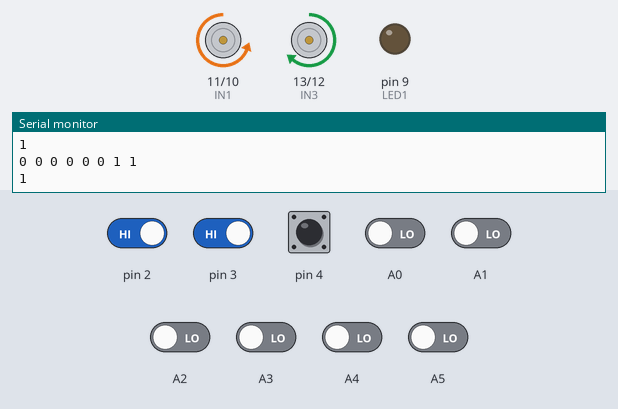
The sketch below on a simulated Arduino Uno, built with avr-gcc and run on an emulated ATmega328P. Parts: motor-driver pin pairs drawn as motors (green arrow = first pin HIGH = forward, orange = second pin HIGH = backward, longer = more drive, scaled by the enable pin), output pins drawn as LEDs (lit = HIGH), the last lines printed to the serial monitor. The test bench sets the inputs (shaded band); at power-on: pin 2–4 HIGH, A0–5 LOW.

Above: at 2.8 s.
2.9 s: pin 3 driven LOW
At 4.5 s:
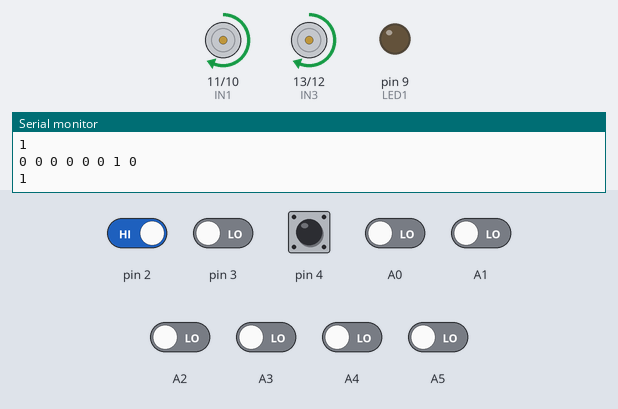
5.5 s: pin 2 driven LOW
At 8.1 s:
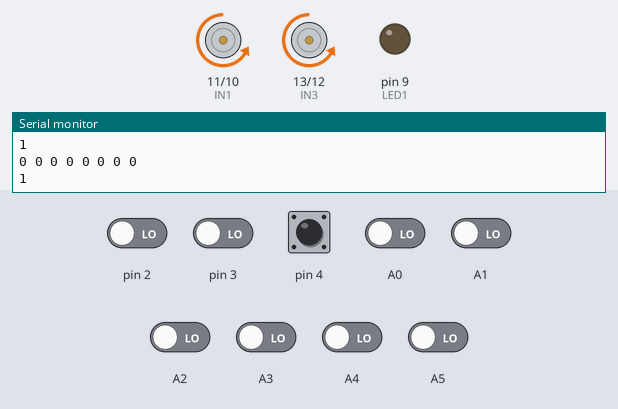
8.5 s: A0 driven HIGH
At 10.5 s:
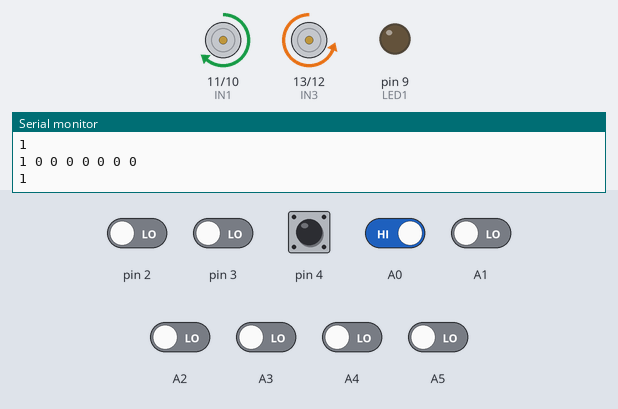
11.5 s: A0 driven LOW
At 14.0 s:
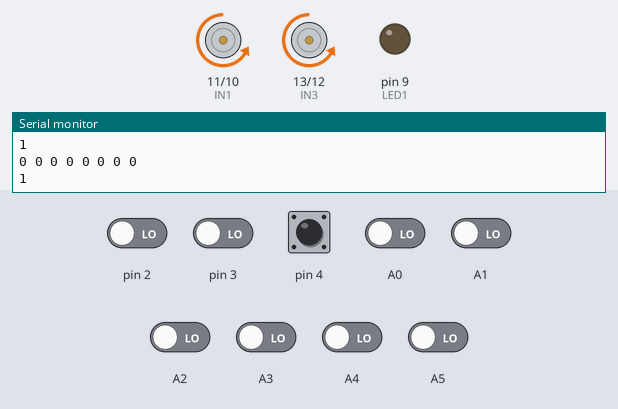
14.5 s: pin 2 driven HIGH
At 16.4 s:
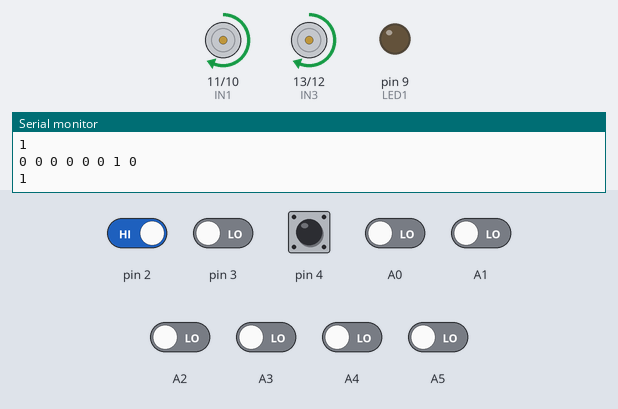
Timing chart, 0 to 17.9 s (numbered marks = the images above; inputs shaded):
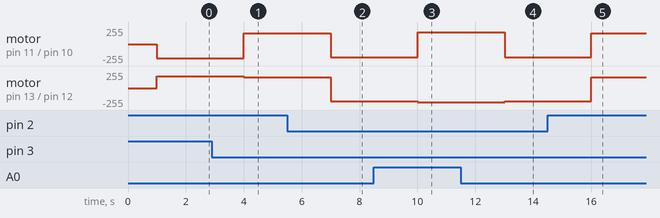

The sketch:

intra_code.ino
```cpp
int s1;
int s2;
int s3;
int s4;
int s5;
int s6;
int s7;
int s8;
int s9;

const int trigPin = 8;
const int echoPin = 7;
const int LED1 = 9;

int duration = 0;
int distance = 0;


const int ENA = 6;
const int IN1=11;//right side of motor when you see bot from back
const int IN2=10;
const int ENB = 5;//left side of motor when you see bot from back
const int IN3=13;
const int IN4=12;
void setup()
{
  // put your setup code here, to run once:
  pinMode(trigPin , OUTPUT);
  pinMode(echoPin , INPUT);
  pinMode(LED1 , OUTPUT);
  pinMode(A0,INPUT);
  pinMode(A1,INPUT);
  pinMode(A2,INPUT);
  pinMode(A3,INPUT);
  pinMode(A4,INPUT);
  pinMode(A5,INPUT);
  pinMode(2,INPUT);
  pinMode(3,INPUT);
  pinMode(4,INPUT);


  pinMode(IN1,OUTPUT);
  pinMode(IN2,OUTPUT);
  pinMode(IN3,OUTPUT);
  pinMode(IN4,OUTPUT);
  Serial.begin(9600);

  //forward();
  //delay(2000);
}

void loop()
{


  s1=digitalRead(A0);
  s2=digitalRead(A1);
  s3=digitalRead(A2);
  s4=digitalRead(A3);
  s5=digitalRead(A4);
  s6=digitalRead(A5);
  s7=digitalRead(2);
  s8=digitalRead(3);
   s9=digitalRead(4);


  Serial.print(s1);

  Serial.print(" ");
  Serial.print(s2);
  Serial.print(" ");
  Serial.print(s3);
  Serial.print(" ");
  Serial.print(s4);
  Serial.print(" ");
  Serial.print(s5);
  Serial.print(" ");
  Serial.print(s6);
  Serial.print(" ");
  Serial.print(s7);
  Serial.print(" ");
  Serial.print(s8);
  Serial.println(" ");

  Serial.print(s9);
  Serial.println(" ");
  delay (1000);


  //black=1
  //white=0
  //forward
  if(
  ((s1==0)&&(s2==0)&&(s3==0)&&(s4==1)&&(s5==1)&&(s6==0)&&(s7==0)&&(s8==0))||
  ((s1==0)&&(s2==0)&&(s3==1)&&(s4==1)&&(s5==1)&&(s6==1)&&(s7==0)&&(s8==0))||
  ((s1==0)&&(s2==1)&&(s3==1)&&(s4==1)&&(s5==1)&&(s6==1)&&(s7==1)&&(s8==0))
   //((s1==1)&&(s2==1)&&(s3==1)&&(s4==1)&&(s5==1)&&(s6==1)&&(s7==1)&&(s8==1))
  )
  {
    forward();

  }
  //right
  else if(
  ((s1==0)&&(s2==1)&&(s3==1)&&(s4==1)&&(s5==1)&&(s6==1)&&(s7==1)&&(s8==1))||
  ((s1==0)&&(s2==0)&&(s3==1)&&(s4==1)&&(s5==1)&&(s6==1)&&(s7==1)&&(s8==1))||
  ((s1==0)&&(s2==0)&&(s3==0)&&(s4==1)&&(s5==1)&&(s6==1)&&(s7==1)&&(s8==1))||
  ((s1==0)&&(s2==0)&&(s3==0)&&(s4==0)&&(s5==1)&&(s6==1)&&(s7==1)&&(s8==1))||
  ((s1==0)&&(s2==0)&&(s3==0)&&(s4==0)&&(s5==0)&&(s6==1)&&(s7==1)&&(s8==1))||
  ((s1==0)&&(s2==0)&&(s3==0)&&(s4==0)&&(s5==0)&&(s6==0)&&(s7==1)&&(s8==1))||
  ((s1==0)&&(s2==0)&&(s3==0)&&(s4==0)&&(s5==0)&&(s6==0)&&(s7==0)&&(s8==1))||
  ((s1==0)&&(s2==0)&&(s3==0)&&(s4==0)&&(s5==0)&&(s6==1)&&(s7==1)&&(s8==0))||
  ((s1==0)&&(s2==0)&&(s3==0)&&(s4==0)&&(s5==1)&&(s6==1)&&(s7==0)&&(s8==0))||
  ((s1==0)&&(s2==0)&&(s3==0)&&(s4==0)&&(s5==1)&&(s6==1)&&(s7==1)&&(s8==0))||
  ((s1==0)&&(s2==0)&&(s3==0)&&(s4==1)&&(s5==1)&&(s6==1)&&(s7==0)&&(s8==0))||
  ((s1==0)&&(s2==0)&&(s3==0)&&(s4==1)&&(s5==1)&&(s6==1)&&(s7==1)&&(s8==0))||
  ((s1==0)&&(s2==0)&&(s3==1)&&(s4==1)&&(s5==1)&&(s6==1)&&(s7==1)&&(s8==0))||
  ((s1==1)&&(s2==0)&&(s3==1)&&(s4==1)&&(s5==1)&&(s6==1)&&(s7==1)&&(s8==1))||
  ((s1==1)&&(s2==1)&&(s3==0)&&(s4==1)&&(s5==1)&&(s6==1)&&(s7==1)&&(s8==1))||
  ((s1==1)&&(s2==1)&&(s3==1)&&(s4==0)&&(s5==1)&&(s6==1)&&(s7==1)&&(s8==1))||
  ((s1==1)&&(s2==0)&&(s3==0)&&(s4==1)&&(s5==1)&&(s6==1)&&(s7==1)&&(s8==1))||
  ((s1==1)&&(s2==1)&&(s3==0)&&(s4==0)&&(s5==1)&&(s6==1)&&(s7==1)&&(s8==1))||
  ((s1==1)&&(s2==0)&&(s3==0)&&(s4==0)&&(s5==1)&&(s6==1)&&(s7==1)&&(s8==1))||
  ((s1==1)&&(s2==1)&&(s3==0)&&(s4==0)&&(s5==0)&&(s6==1)&&(s7==1)&&(s8==1))||
  ((s1==1)&&(s2==0)&&(s3==0)&&(s4==0)&&(s5==0)&&(s6==1)&&(s7==1)&&(s8==1))||
  ((s1==1)&&(s2==0)&&(s3==0)&&(s4==0)&&(s5==0)&&(s6==0)&&(s7==1)&&(s8==1))
  )
  {
    right();
  }
  else if(
  ((s1==1)&&(s2==1)&&(s3==1)&&(s4==1)&&(s5==1)&&(s6==1)&&(s7==1)&&(s8==0))||
  ((s1==1)&&(s2==1)&&(s3==1)&&(s4==1)&&(s5==1)&&(s6==1)&&(s7==0)&&(s8==0))||
  ((s1==1)&&(s2==1)&&(s3==1)&&(s4==1)&&(s5==1)&&(s6==0)&&(s7==0)&&(s8==0))||
  ((s1==1)&&(s2==1)&&(s3==1)&&(s4==1)&&(s5==0)&&(s6==0)&&(s7==0)&&(s8==0))||
  ((s1==1)&&(s2==1)&&(s3==1)&&(s4==0)&&(s5==0)&&(s6==0)&&(s7==0)&&(s8==0))||
  ((s1==1)&&(s2==1)&&(s3==0)&&(s4==0)&&(s5==0)&&(s6==0)&&(s7==0)&&(s8==0))||
  ((s1==1)&&(s2==0)&&(s3==0)&&(s4==0)&&(s5==0)&&(s6==0)&&(s7==0)&&(s8==0))||
  ((s1==0)&&(s2==1)&&(s3==1)&&(s4==0)&&(s5==0)&&(s6==0)&&(s7==0)&&(s8==0))||
  ((s1==0)&&(s2==0)&&(s3==1)&&(s4==1)&&(s5==0)&&(s6==0)&&(s7==0)&&(s8==0))||
  ((s1==0)&&(s2==1)&&(s3==1)&&(s4==1)&&(s5==0)&&(s6==0)&&(s7==0)&&(s8==0))||
  ((s1==0)&&(s2==0)&&(s3==1)&&(s4==1)&&(s5==1)&&(s6==0)&&(s7==0)&&(s8==0))||
  ((s1==0)&&(s2==1)&&(s3==1)&&(s4==1)&&(s5==1)&&(s6==0)&&(s7==0)&&(s8==0))||
  ((s1==0)&&(s2==1)&&(s3==1)&&(s4==1)&&(s5==1)&&(s6==1)&&(s7==0)&&(s8==0))||
  ((s1==1)&&(s2==1)&&(s3==1)&&(s4==1)&&(s5==0)&&(s6==1)&&(s7==1)&&(s8==1))||
  ((s1==1)&&(s2==1)&&(s3==1)&&(s4==1)&&(s5==1)&&(s6==0)&&(s7==1)&&(s8==1))||
  ((s1==1)&&(s2==1)&&(s3==1)&&(s4==1)&&(s5==1)&&(s6==1)&&(s7==0)&&(s8==1))||
  ((s1==1)&&(s2==1)&&(s3==1)&&(s4==1)&&(s5==0)&&(s6==0)&&(s7==1)&&(s8==1))||
  ((s1==1)&&(s2==1)&&(s3==1)&&(s4==1)&&(s5==1)&&(s6==0)&&(s7==0)&&(s8==1))||
  ((s1==1)&&(s2==1)&&(s3==1)&&(s4==0)&&(s5==0)&&(s6==0)&&(s7==1)&&(s8==1))||
  ((s1==1)&&(s2==1)&&(s3==1)&&(s4==1)&&(s5==0)&&(s6==0)&&(s7==0)&&(s8==1))||
  ((s1==1)&&(s2==1)&&(s3==1)&&(s4==0)&&(s5==0)&&(s6==0)&&(s7==0)&&(s8==1))||
  ((s1==1)&&(s2==1)&&(s3==0)&&(s4==0)&&(s5==0)&&(s6==0)&&(s7==0)&&(s8==1))

  )
  {
    left();
  }
  else if((s1==0)&&(s2==0)&&(s3==0)&&(s4==0)&&(s5==0)&&(s6==0)&&(s7==0)&&(s8==0)){
    //motor_stop();
   //delayMicroseconds(1);
    motor_rev();
    delayMicroseconds(2);
  }
  else if((s1==1)&&(s2==1)&&(s3==1)&&(s4==1)&&(s5==1)&&(s6==1)&&(s7==1)&&(s8==1)){
   forward();
  delayMicroseconds(150);
    analogWrite(LED1, 255);
     delayMicroseconds(1);
   analogWrite(LED1, 0);


  if((s1==1)&&(s2==1)&&(s3==1)&&(s4==1)&&(s5==1)&&(s6==1)&&(s7==1)&&(s8==1)&&(s9==0)){
    motor_stop();
  }

  }


  else {
    forward1();

    }

//  digitalWrite(trigPin, LOW);     //here things are commented out with help of slash
//  delayMicroseconds(2);
//  digitalWrite(trigPin, HIGH);
//  delayMicroseconds(10);
//  digitalWrite(trigPin, LOW);
//  duration = pulseIn(echoPin, HIGH);
//  distance = duration * 0.034/2;
//  Serial.print("distance:----");
//
//Serial.println(distance);
//
//  if ( distance <= 10 )
//  {
//    digitalWrite(LED1, HIGH);
//    delayMicroseconds(1);
//
//  }
//  else
//  {
//    digitalWrite(LED1, LOW);
//  }


}
void forward()
{
  digitalWrite(IN1, HIGH);
  digitalWrite(IN2, LOW);
  analogWrite(ENA, 200);
  digitalWrite(IN3, HIGH);
  digitalWrite(IN4, LOW);
  analogWrite(ENB, 200);
   //delayMicroseconds(1);
}
void forward1()
{
  digitalWrite(IN1, HIGH);
  digitalWrite(IN2, LOW);
  analogWrite(ENA, 160);
  digitalWrite(IN3, HIGH);
  digitalWrite(IN4, LOW);
  analogWrite(ENB, 160);
   //delayMicroseconds(1);
}

void right()
{
  digitalWrite(IN1, LOW);
  digitalWrite(IN2, HIGH);
  analogWrite(ENA, 210);
  digitalWrite(IN3, HIGH);
  digitalWrite(IN4, LOW);
  analogWrite(ENB, 180);
  //delayMicroseconds(5);
}

void left()
{
  digitalWrite(IN1, HIGH);
  digitalWrite(IN2, LOW);
  analogWrite(ENA, 180);
  digitalWrite(IN3, LOW);
  digitalWrite(IN4, HIGH);
  analogWrite(ENB, 210);
  //delayMicroseconds(5);
}

void motor_stop()
{
  digitalWrite(IN1, LOW);
  digitalWrite(IN2, LOW);
  analogWrite(ENA, 0);
  digitalWrite(IN3, LOW);
  digitalWrite(IN4, LOW);
  analogWrite(ENB, 0);
}
void motor_rev()
{
  digitalWrite(IN1, LOW);
  digitalWrite(IN2, HIGH);
  analogWrite(ENA, 200);
  digitalWrite(IN3, LOW);
  digitalWrite(IN4, HIGH);
  analogWrite(ENB, 200);
}
```

Measured:
- after the input at 2.9 s, motor on pin 11 (IN1) / pin 10 (IN2): backward 210/255 → forward 160/255 after 1.1 s; motor on pin 13 (IN3) / pin 12 (IN4): forward 180/255 → forward 160/255 after 1.1 s
- after the input at 5.5 s, motor on pin 11 (IN1) / pin 10 (IN2), motor on pin 13 (IN3) / pin 12 (IN4): forward 160/255 → backward 200/255 after 1.5 s
- after the input at 8.5 s, motor on pin 11 (IN1) / pin 10 (IN2): backward 200/255 → forward 180/255 after 1.5 s; motor on pin 13 (IN3) / pin 12 (IN4): backward 200/255 → backward 210/255 after 1.5 s
- after the input at 11.5 s, motor on pin 11 (IN1) / pin 10 (IN2): forward 180/255 → backward 200/255 after 1.5 s; motor on pin 13 (IN3) / pin 12 (IN4): backward 210/255 → backward 200/255 after 1.5 s
- after the input at 14.5 s, motor on pin 11 (IN1) / pin 10 (IN2), motor on pin 13 (IN3) / pin 12 (IN4): backward 200/255 → forward 160/255 after 1.5 s
